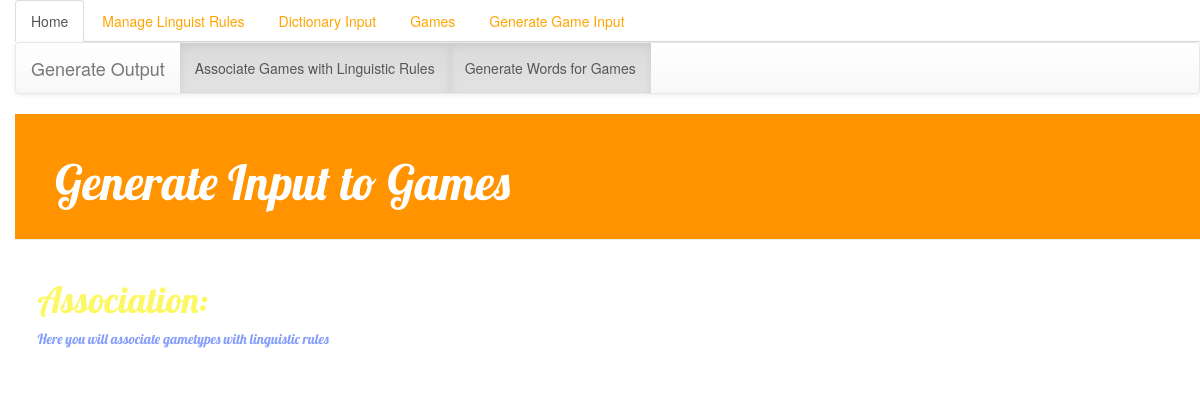
The page /Wordout/wordout_associate/ on the database as committed earlier.
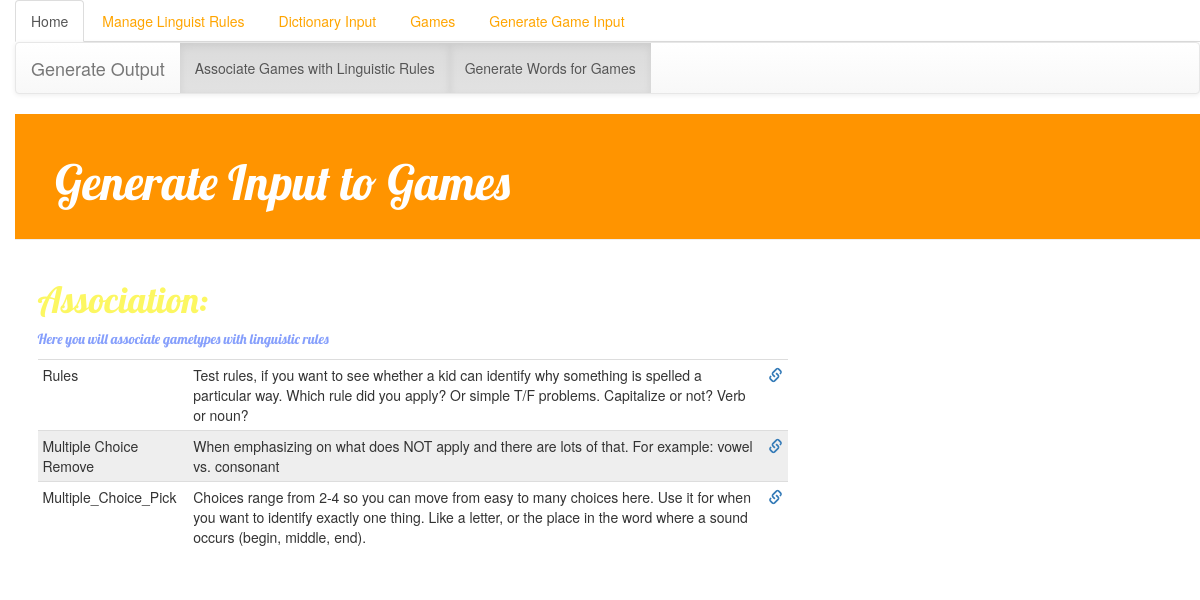
The same page on the database as committed later.
### Games/models.py (models this page shows, shortened)
class GameType(models.Model):
    name = models.CharField(max_length=200,default='')
    description = models.TextField(default='Missing Description')

### Wordout/views.py (the view)
def wordout_associate(request):
    gametypes = GameType.objects.all()
    return render(request, 'Wordout/wordout_associate.html', {'gametypes': gametypes} )

### templates/Wordout/wordout_associate.html (shortened to what this page needs)
{% extends 'Wordout/base.html' %}
{% block content %}
    <div class="post">
        <h1> Association: </h1>
<p>
    Here you will associate gametypes with linguistic rules
</p>
<table class="table table-condensed">
    <tbody>
    {%  for gametype in gametypes %}
        <tr>
            <td>
                {{ gametype.name }}
            </td>
            <td>
                {{ gametype.description }}
            </td>
            <td>
                <a href="{% url 'wordout_add' pk=gametype.pk %}"><span class='glyphicon glyphicon-link'></span></a>
            </td>
        </tr>
    {%  endfor %}
    </tbody>
</table>
    </div>
{% endblock content %}

Rows that differ between the two databases and show on the page:
added GameType: name "Rules", description "Test rules, if you want to see whether a kid can identify why something is spelled a particular way. Which rule did you apply? Or simple T/F problems. Capitalize or not? Verb or noun?"
added GameType: name "Multiple Choice Remove", description "When emphasizing on what does NOT apply and there are lots of that. For example: vowel vs. consonant"
added GameType: name "Multiple_Choice_Pick", description "Choices range from 2-4 so you can move from easy to many choices here. Use it for when you want to identify exactly one thing. Like a letter, or the place in the word where a sound occurs (begin, middle, end)."
